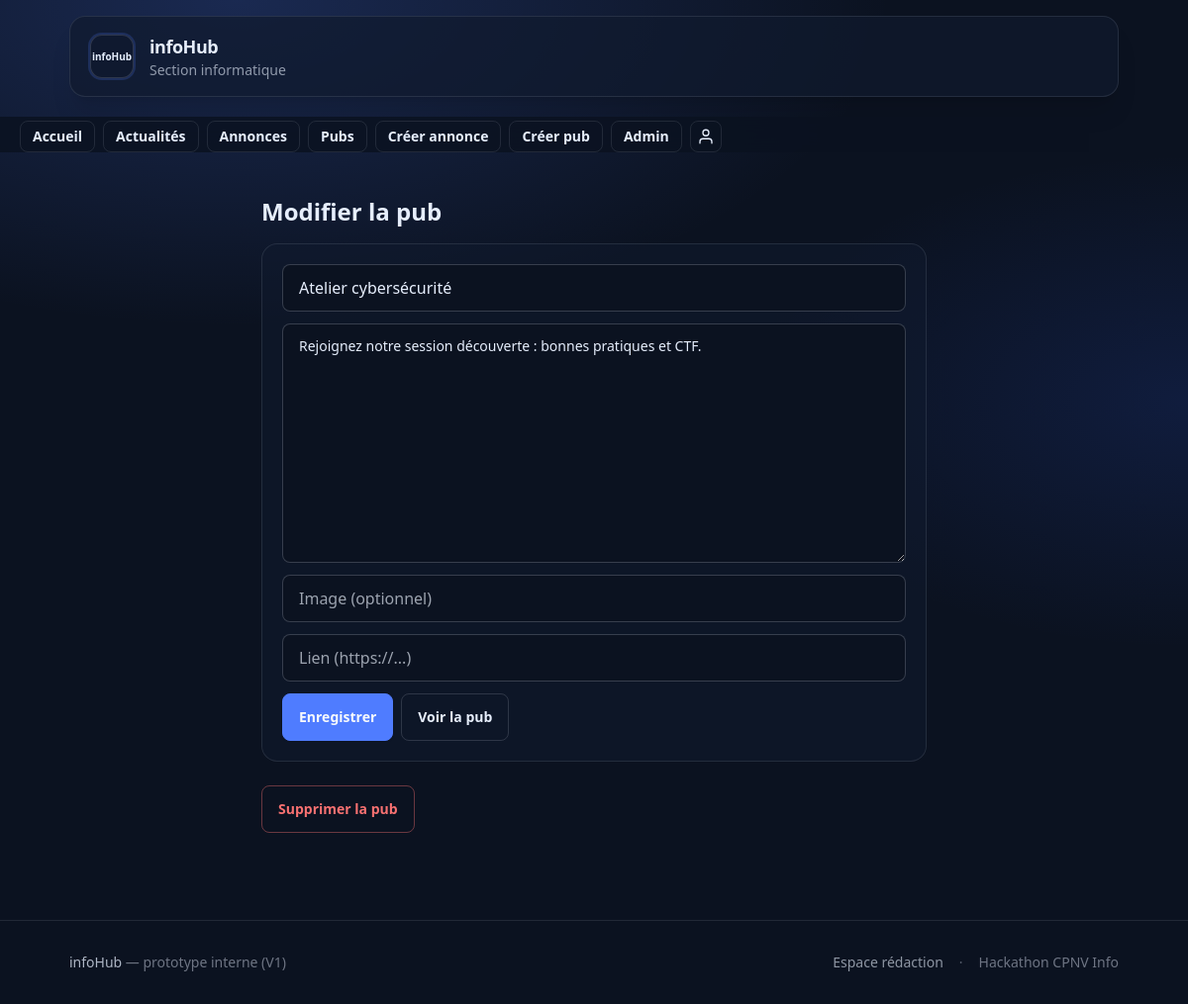
Screenshot of /index.php?route=edit_ad&id=2 (signed in) with the database file from the repository.
### tables this page shows
CREATE TABLE IF NOT EXISTS ads (
  id INT AUTO_INCREMENT PRIMARY KEY,
  title VARCHAR(255) NOT NULL,
  content TEXT NOT NULL,
  image_path VARCHAR(255) NULL,
  link_url VARCHAR(500) NULL,
  created_by INT NULL,
  status ENUM('visible','hidden') NOT NULL DEFAULT 'visible',
  posted_at DATETIME NOT NULL DEFAULT CURRENT_TIMESTAMP
);

### lib/db.php (called while the page is built, shortened)
<?php
function db(): PDO
{
  static $pdo = null;
  if ($pdo instanceof PDO) {
    return $pdo;
  }
  $dsn = sprintf(
    'mysql:host=%s;port=%d;dbname=%s;charset=utf8mb4',
    DB_HOST,
    DB_PORT,
    DB_NAME
  );
  $pdo = new PDO($dsn, DB_USER, DB_PASS, [
    PDO::ATTR_ERRMODE => PDO::ERRMODE_EXCEPTION,
    PDO::ATTR_DEFAULT_FETCH_MODE => PDO::FETCH_ASSOC,
  ]);
  return $pdo;
}

### lib/repositories.php (called while the page is built, shortened)
<?php
require_once __DIR__ . '/db.php';
function getAdRowById(int $id): ?array
{
  $stmt = db()->prepare('SELECT * FROM ads WHERE id = :id LIMIT 1');
  $stmt->execute(['id' => $id]);
  $row = $stmt->fetch();
  return $row ?: null;
}

### pages/edit_ad.php (the view, shortened to what this page needs)
<?php
require_once __DIR__ . '/../lib/repositories.php';
$row = getAdRowById((int)$id);
?>
<?php require __DIR__ . '/../templates/header.php'; ?>
<section class="my-6 max-w-2xl mx-auto">
  <h1 class="text-2xl font-bold mb-4">Modifier la pub</h1>
  <form method="post" class="card bg-base-200/50 border border-base-content/10 p-5 gap-3 flex flex-col">
    <input class="input input-bordered" name="title" placeholder="Titre" required value="<?= h((string)$row['title']) ?>">
    <textarea class="textarea textarea-bordered" rows="8" name="content" placeholder="Contenu" required><?= h((string)$row['content']) ?></textarea>
    <input class="input input-bordered" name="image_path" placeholder="Image (optionnel)" value="<?= h((string)($row['image_path'] ?? '')) ?>">
    <input class="input input-bordered" name="link_url" placeholder="Lien (https://...)" value="<?= h((string)($row['link_url'] ?? '')) ?>">
    <div class="flex flex-wrap gap-2">
      <button class="btn btn-primary" type="submit">Enregistrer</button>
      <a class="btn btn-ghost border border-base-content/15" href="index.php?route=ad_detail&id=<?= (int)$id ?>">Voir la pub</a>
    </div>
  </form>
  <form method="post" class="mt-6" onsubmit="return confirm('Supprimer définitivement cette pub ?');">
    <button class="btn btn-outline border-error/40 text-error" type="submit">Supprimer la pub</button>
  </form>
</section>
<?php require __DIR__ . '/../templates/footer.php'; ?>

### rows the page displays
ads: title "Atelier cybersécurité", content "Rejoignez notre session découverte : bonnes pratiques et CTF."

### other values shown
SITE_TITLE "infoHub"
